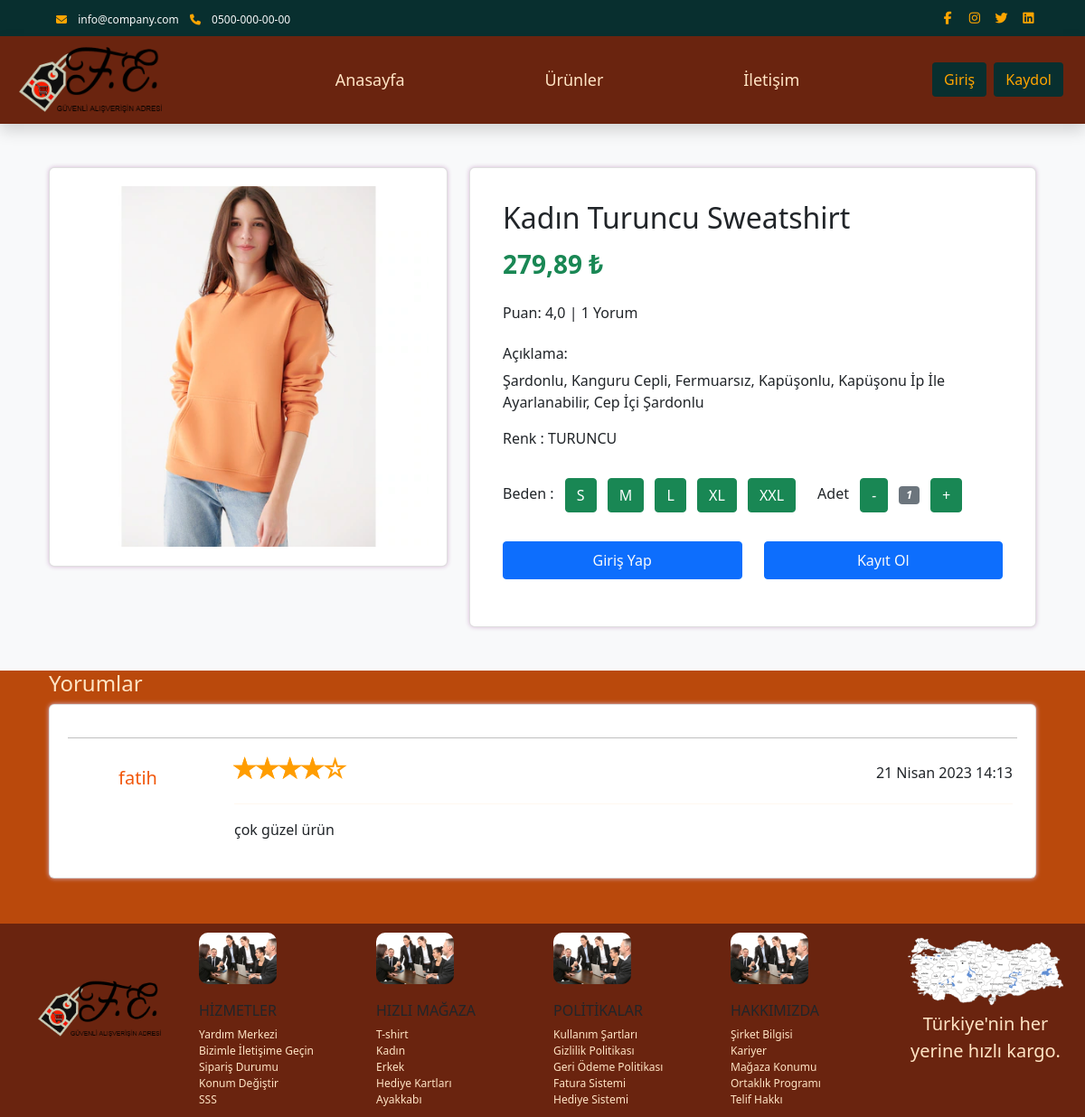
/urun-detay/kadn-turuncu-sweatshirt/, run on the app's committed database.
### appMy/models.py (models this page shows, shortened)
class UrunStok(models.Model):
    urun=models.ForeignKey(Urunler, verbose_name=("Ürün"), on_delete=models.CASCADE)
    beden_ayakkabi=models.ManyToManyField(BedenAyakkabi, verbose_name=("Ayakkabı beden ve stok"),blank=True)
    beden_kiyafet=models.ManyToManyField(BedenKiyafet, verbose_name=("Kıyafet beden ve stok"),blank=True)

class Urunler(models.Model):
    user=models.ForeignKey(User, verbose_name=("Kullanıcı"), on_delete=models.CASCADE)
    category=models.ForeignKey(Category, verbose_name=("Kategori"), on_delete=models.CASCADE)
    image=models.ImageField(("Resim"), upload_to="urun",null=True)
    title=models.CharField(("Başlık"), max_length=50)
    text=models.TextField(("Açıklama"),max_length=600)
    puan=models.FloatField(("Puan"),default=0)
    slug=models.SlugField(("Slug Title"),blank=True,null=True)

class BedenKiyafet(models.Model):
    urun=models.ForeignKey(Urunler, verbose_name=("Ürün"), on_delete=models.CASCADE)
    renk=models.ForeignKey(Renk, verbose_name=("Renk"), on_delete=models.CASCADE)
    fiyat=models.DecimalField(("Fiyat"), max_digits=50, decimal_places=2,default=0)
    stok=models.IntegerField(("Stok"), default=0)
    beden=models.ForeignKey(Beden2, verbose_name=("Beden"), on_delete=models.CASCADE, null=True)

class Renk(models.Model):
    title=models.CharField(("Renkler"), max_length=50)
    slug=models.SlugField(("Slug Renk"),blank=True)
    def __str__(self):
        return self.title

class Comment(models.Model):
    user=models.ForeignKey(User, verbose_name=("Kullanıcı"), on_delete=models.CASCADE)
    product=models.ForeignKey(Urunler, verbose_name=("Ürün"), on_delete=models.CASCADE)
    text=models.TextField(("Yorum"),max_length=2000)
    date_now=models.DateTimeField(("Tarih-Saat"), auto_now_add=True)
    star=models.IntegerField(("Yorum Puanı"),default=5)

### appMy/views.py (the view, shortened to what this page needs)
# urls.py: path('urun-detay/<slug>/',urunDetay,name='urunDetay'),
def urunDetay(request,slug):
    urun = get_object_or_404(UrunStok, urun__slug=slug)
    prdct=Urunler.objects.get(slug=slug)
    comments=Comment.objects.filter(product=prdct).order_by("-star")
    puan=0
    listprice=[]
    listsize=[]
    sizeprice=urun.beden_kiyafet.all()
    for i in range(len(sizeprice)):
        listprice.append(sizeprice[i].fiyat)
        listsize.append(sizeprice[i].beden.slug)
    context={
        "shopbasket":basketCount(request),
        "urun":urun,
        "listprice": listprice,
        "listsize": listsize,
        "comments":comments
    }
    return render(request,'urun-detay.html',context)

### appMy/views.py (called while the page is built)
def basketCount(request):
    if request.user.is_authenticated:
        return Shopbasket.objects.filter(user=request.user)
    else:
        return None

### appMy/templates/urun-detay.html (shortened to what this page needs)
{% extends 'base.html' %}
{% load static %}
{% block css %}
    <link rel="stylesheet" type="text/css" href="{% static 'css/slick.min.css' %}">
    <link rel="stylesheet" type="text/css" href="{% static 'css/slick-theme.css' %}">
{% endblock css %}
{% block body %}
    <section class="bg-light">
        <div class="container pb-5">
            <div class="row">
                <div class="col-lg-5 mt-5">
                    <div class="card mb-3">
                        <img class="card-img img-fluid" src="{{ urun.urun.image.url }}" alt="Card image cap" id="product-detail" style="height: 400px; object-fit: contain;">
                    </div>
                </div>
                <div class="col-lg-7 mt-5">
                    <div class="card">
                        <div class="card-body">
                            <h1 class="h2">{{ urun.urun.title }}</h1>
                            <p class="h3 py-2 text-success fw-bold" id="productprice">{{ urun.beden_kiyafet.first.fiyat }} ₺</p>
                            <p class="py-2">
                                <span class="list-inline-item text-dark">Puan: {{ urun.urun.puan }} | {{ comments|length }} Yorum</span>
                            </p>
                            <h6>Açıklama:</h6>
                            <p>{{ urun.urun.text }}</p>
                            <form name="formdetay" method="POST" id="formdetay">
                                <div class="row">
                                    <div class="col-auto w-100">
                                        <ul class="list-inline pb-3">
                                            <li class="list-inline-item">Renk : {{ urun.beden_kiyafet.first.renk }}
                                            </li>
                                        </ul>
                                    </div>
                                    <div class="col-auto">
                                        <ul class="list-inline pb-3">
                                            <li class="list-inline-item">Beden :</li>
                                            <li class="list-inline-item">
                                                <label for="sizeS" class="btn btn-success">S</label>
                                            </li>
                                            <li class="list-inline-item">
                                                <label for="sizeM" class="btn btn-success">M</label>
                                            </li>
                                            <li class="list-inline-item">
                                                <label for="sizeL" class="btn btn-success">L</label>
                                            </li>
                                            <li class="list-inline-item">
                                                <label for="sizeXL" class="btn btn-success">XL</label>
                                            </li>
                                            <li class="list-inline-item">
                                                <label for="sizeXXL" class="btn btn-success">XXL</label>
                                            </li>
                                        </ul>
                                    </div>
                                    <div class="col-auto">
                                        <ul class="list-inline pb-3">
                                            <li class="list-inline-item text-right">
                                                Adet
                                            </li>
                                            <li class="list-inline-item"><span class="btn btn-success" id="btn-minus">-</span></li>
                                            <li class="list-inline-item"><span class="badge bg-secondary" id="var-value">1</span></li>
                                            <li class="list-inline-item"><span class="btn btn-success" id="btn-plus">+</span></li>
                                        </ul>
                                    </div>
                                </div>
                                {% if request.user.is_authenticated %}
                                <div class="row pb-3">
                                    <div class="col d-grid">
                                        <button type="submit" class="btn btn-success btn-lg" name="submit" value="buy">Sepete Ekle</button>
                                    </div>
                                    <div class="col d-grid">
                                    </div>
                                </div>
                                {% else %}
                                <div class="row pb-3">
                                    <div class="col d-grid">
                                        <a class="nav-link text-light btn btn-primary" href="{% url 'loginUser' %}">Giriş Yap</a>
                                    </div>
                                    <div class="col d-grid">
                                        <a class="nav-link text-light btn btn-primary" href="{% url 'registerUser' %}">Kayıt Ol</a>
                                    </div>
                                </div>
                                {% endif %}
                            </form>
                        </div>
                    </div>
                </div>
            </div>
        </div>
    </section>
    <div class="container">
        <div class="row">
            <h4 class="title-comm">Yorumlar</h4>
            <div class="col-12">
                <div class="card">
                    {% for x in comments %}
                    <hr class="yorum">
                    <div class="row">
                        <div class="col-2 d-flex flex-column align-items-center">
                            <h5 class="pt-3 yorum-user">{{ x.user }}</h5>
                        </div>
                        <div class="col-10">
                            <div class="comment-box ml-2">
                                <div class="d-flex justify-content-between align-items-center">
                                    <div class="rating d-flex">
                                        {% for i in "54321"|make_list %}
                                            {% if i|add:"0" > x.star %}
                                            <div class="star">☆</div>
                                            {% else %}
                                            <div class="star-full">☆</div>
                                            {% endif %}
                                        {% endfor %}
                                    </div>
                                    <span>{{ x.date_now }}</span>
                                </div>
                                <hr>
                                <div class="comment-area ">
                                    <p>{{ x.text }}</p>
                                </div>
                            </div>
                        </div>
                    </div>
                    {% endfor %}
                </div>
            </div>
        </div>
    </div>
    {% endblock body %}

### appMy/static/css/style.css (style rules this page uses)
* { box-sizing: border-box; }
body { margin: 0; padding: 0; background-color: rgb(186, 73, 12); }
hr { color: bisque; }
form span { color: bisque; font-style: italic; }

### appMy/templates/urun-detay.html (style rules this page uses)
.card { position: relative; display: flex; flex-direction: column; min-width: 0; padding: 20px; width: 100%; word-wrap: break-word; background-color: #fff; background-clip: border-box; border-radius: 6px; box-shadow: 0px 0px 5px 0px rgba(212, 182, 212, 1) }
.comment-box { padding:5px; }
.yorum { color: black; }
.yorum-user { color: rgb(241, 86, 9); }
.rating { display: flex; margin-top: -10px; flex-direction: row-reverse; margin-left: -4px; float: left; }
.title-comm { color: bisque; }
.star,.star-full { position: relative; width: 25px; font-size: 30px !important; color: #ff9d00; cursor: pointer; }
.star-full::before { content: "\2605"; position: absolute; opacity: 1 }

### data on the page
UrunStok: urun.image (picture), urun "Kadın Turuncu Sweatshirt", beden_kiyafet.first.fiyat "279,89", urun.puan "4,0", urun.text "Şardonlu, Kanguru Cepli, Fermuarsız, Kapüşonlu, Kapüşonu İp İle Ayarlanabilir, Cep İçi Şardonlu", beden_kiyafet.first.renk "TURUNCU"
Comment: user "fatih", date_now "21 Nisan 2023 14:13", text "çok güzel ürün"

### other printed values
{{ comments|length }} "1"
